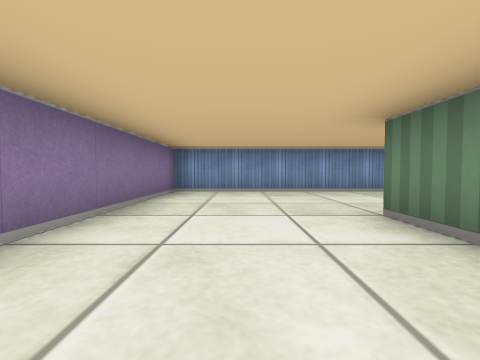
View 1 (above)

16 first-person views from a walk through a cub3D maze. The camera is about half as high as the walls, tilts 2° down and sees 90° across. The floor is counted in squares. Each view is taken from the middle of a square. On the plan, view 1 faces up. The plan holds only what a view shows up to about 9 squares ahead; the rest is blank.

View 2
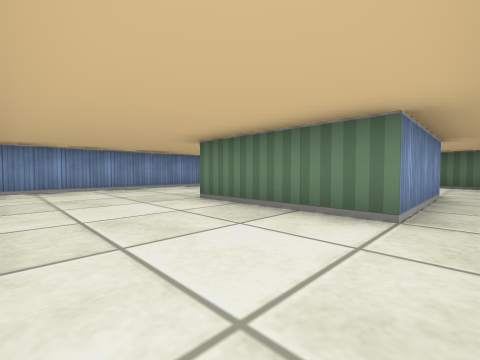

View 3
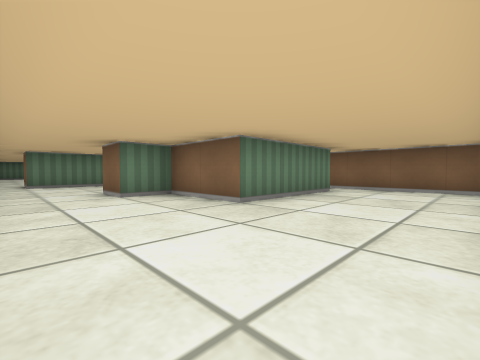

View 4
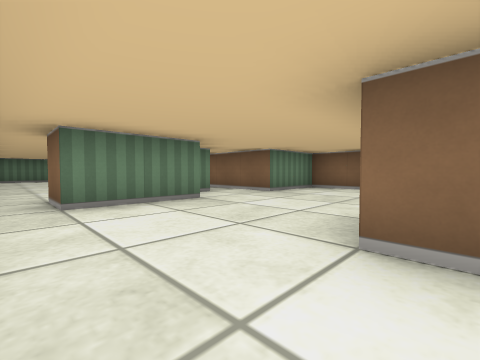

View 5
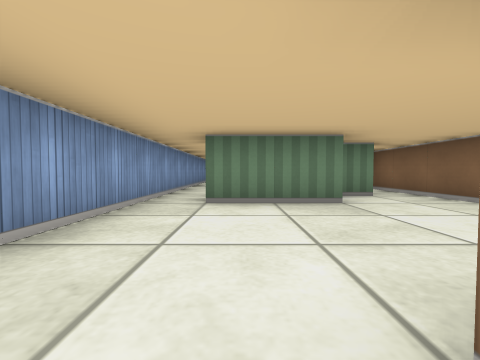

View 6
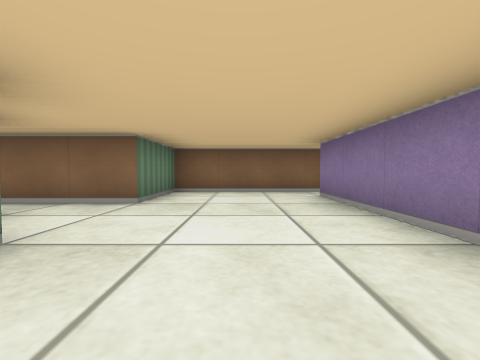

View 7
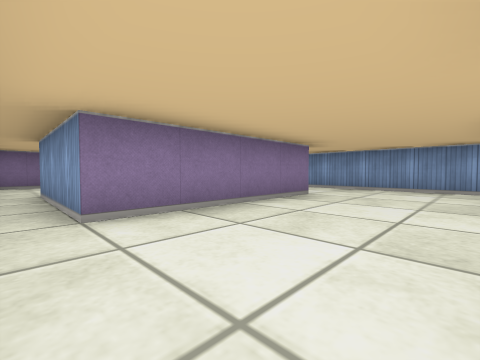

View 8
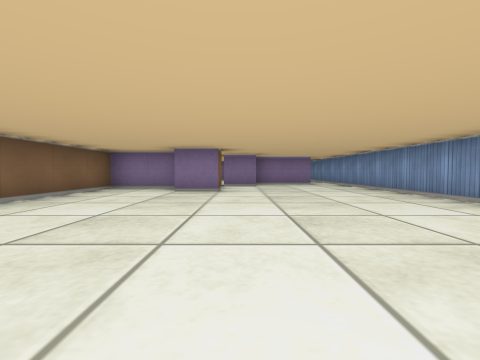

View 9
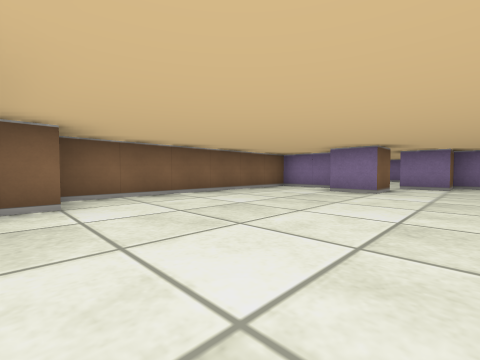

View 10
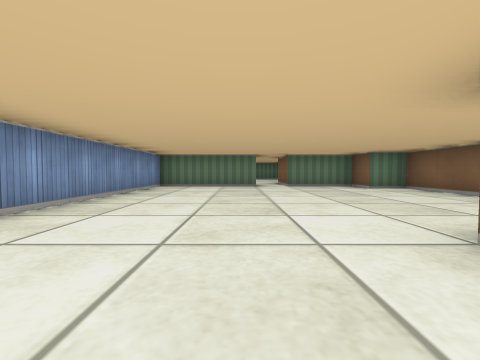

View 11
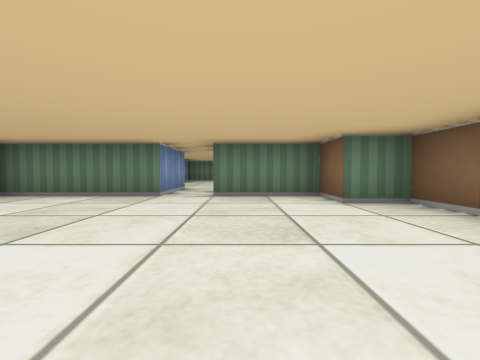

View 12
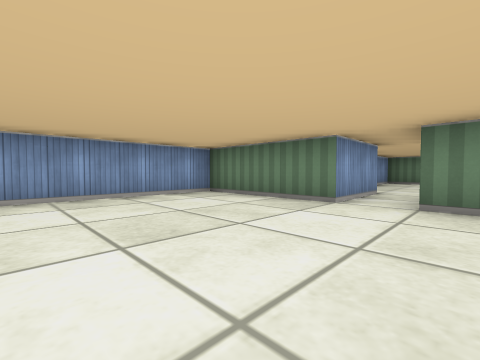

View 13
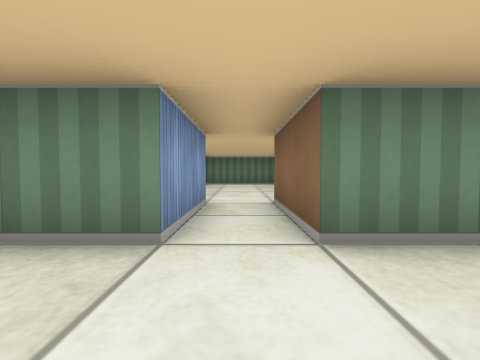

View 14
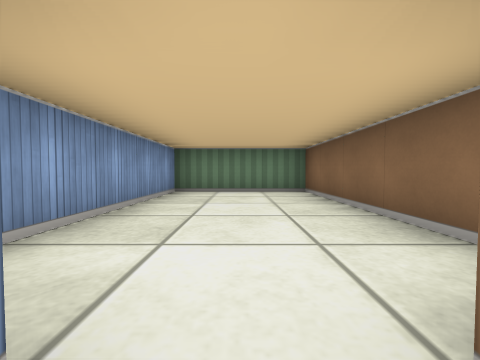

View 15
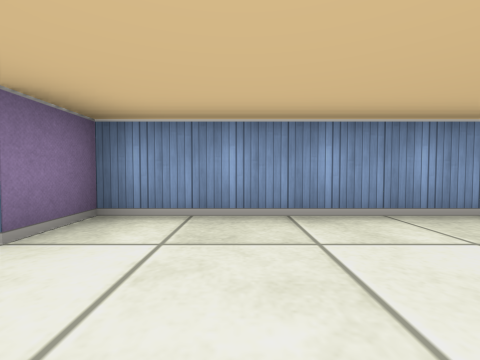

View 16
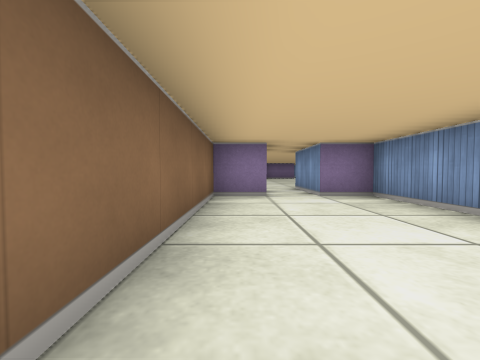

### Floor plan
Ten units are one square. View 1 is at (0, 0); x grows to the right and y downward. Boxes are objects, and circles mark ways between rooms. Rooms are numbered by the first view taken in them; rooms with no view inside come last. Other rooms are left out.
<svg viewBox="-20 -60 270 80">
<path fill="none" stroke="#000" d="M35 -25 35 -35 45 -35 45 5 15 5 15 -25 35 -25M75 -25 75 -45 85 -45M41 15 75 15 75 -5 95 -5M-15 1 -15 10M85 -14 85 -21M85 -55 -15 -55 -15 -14M-11 15 20 15M104 -15 115 -15 115 -5M95 -5 105 -5 105 15 165 15 165 5 175 5 175 -15 195 -15M195 -25 175 -25 175 -55 85 -55M85 -45 85 -25 95 -25 95 -15M195 -15 195 -5 245 -5 245 -35 195 -35 195 -25"/>
<circle cx="80" cy="-50" r="3" fill="#2a7"/>
<circle cx="85" cy="-10" r="3" fill="#2a7"/>
<circle cx="185" cy="-20" r="3" fill="#2a7"/>
<text x="30" y="-30">1</text>
<text x="140" y="-20">2</text>
<text x="220" y="-20">3</text>
</svg>
Room 1 opens to room 2. Room 2 opens to room 3.

Where each view was taken, in squares from view 1:
view 1: 0 up, 0 right, facing up
view 2: 1 down, 1 left, facing up-right
view 3: 5 up, 1 left, facing down-right
view 4: 5 up, 4 right, facing down-right
view 5: 4 up, 4 right, facing right
view 6: 4 up, 6 right, facing down
view 7: 1 down, 7 right, facing up-left
view 8: 2 up, 17 right, facing left
view 9: 3 up, 17 right, facing down-left
view 10: 3 up, 10 right, facing right
view 11: 1 up, 13 right, facing right
view 12: 1 up, 14 right, facing up-right
view 13: 2 up, 16 right, facing right
view 14: 2 up, 19 right, facing right
view 15: 1 up, 21 right, facing up
view 16: 1 up, 24 right, facing left
